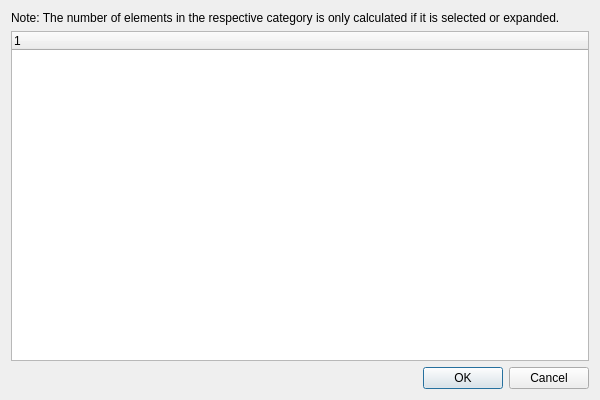
<?xml version="1.0" encoding="UTF-8"?>
<ui version="4.0">
 <class>CPoiProjectSettingsDialog</class>
 <widget class="QDialog" name="CPoiProjectSettingsDialog">
  <property name="geometry">
   <rect>
    <x>0</x>
    <y>0</y>
    <width>600</width>
    <height>400</height>
   </rect>
  </property>
  <property name="sizePolicy">
   <sizepolicy hsizetype="Expanding" vsizetype="Expanding">
    <horstretch>0</horstretch>
    <verstretch>0</verstretch>
   </sizepolicy>
  </property>
  <property name="windowTitle">
   <string>Dialog</string>
  </property>
  <layout class="QVBoxLayout" name="verticalLayout">
   <item>
    <widget class="QLabel" name="labelNote">
     <property name="text">
      <string>Note: The number of elements in the respective category is only calculated if it is selected or expanded.</string>
     </property>
     <property name="wordWrap">
      <bool>true</bool>
     </property>
    </widget>
   </item>
   <item>
    <widget class="QTreeWidget" name="treeWidgetCategories">
     <column>
      <property name="text">
       <string notr="true">1</string>
      </property>
     </column>
    </widget>
   </item>
   <item>
    <widget class="QDialogButtonBox" name="buttonBox">
     <property name="orientation">
      <enum>Qt::Horizontal</enum>
     </property>
     <property name="standardButtons">
      <set>QDialogButtonBox::Cancel|QDialogButtonBox::Ok</set>
     </property>
    </widget>
   </item>
  </layout>
 </widget>
 <resources/>
 <connections>
  <connection>
   <sender>buttonBox</sender>
   <signal>accepted()</signal>
   <receiver>CPoiProjectSettingsDialog</receiver>
   <slot>accept()</slot>
   <hints>
    <hint type="sourcelabel">
     <x>248</x>
     <y>254</y>
    </hint>
    <hint type="destinationlabel">
     <x>157</x>
     <y>274</y>
    </hint>
   </hints>
  </connection>
  <connection>
   <sender>buttonBox</sender>
   <signal>rejected()</signal>
   <receiver>CPoiProjectSettingsDialog</receiver>
   <slot>reject()</slot>
   <hints>
    <hint type="sourcelabel">
     <x>316</x>
     <y>260</y>
    </hint>
    <hint type="destinationlabel">
     <x>286</x>
     <y>274</y>
    </hint>
   </hints>
  </connection>
 </connections>
</ui>
